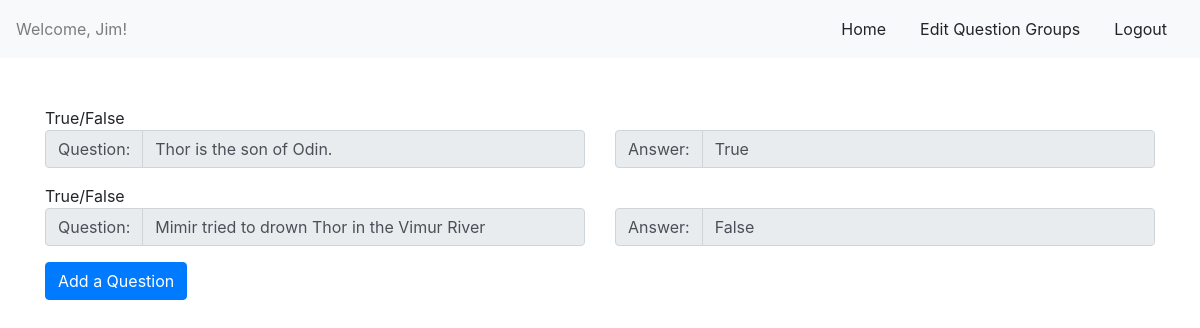
The page /question/question_group/2/ (signed in) on the database as committed earlier.
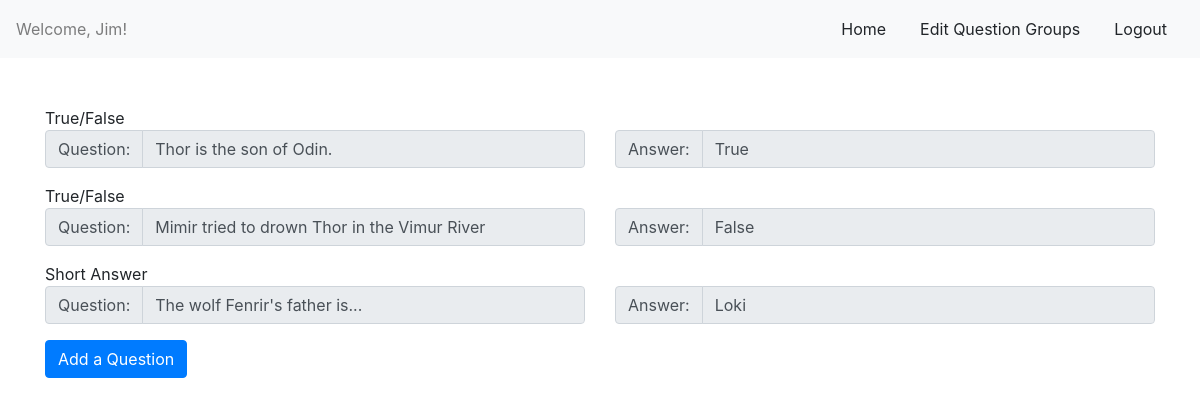
The same page on the database as committed later.
### questionCreator/models.py (models this page shows)
class Question(models.Model):
    question = models.TextField(max_length=255)
    answer = models.TextField(max_length=255)
    question_type = models.ForeignKey(QuestionType, related_name='questions', on_delete=models.CASCADE)
    question_group = models.ForeignKey(QuestionGroup, related_name='questions', on_delete=models.CASCADE)
    created_at = models.DateTimeField(auto_now_add=True)
    updated_at = models.DateTimeField(auto_now=True)

class QuestionType(models.Model):
    type_name = models.CharField(max_length=255)
    created_at = models.DateTimeField(auto_now_add=True)
    updated_at = models.DateTimeField(auto_now=True)

### questionCreator/views.py (the view)
# urls.py: path('question_group/<int:qgid>/', views.qg_view, name='qg_view'),
def qg_view(request, qgid):
    context = {
        'title': 'Question Group',
        'first_name': User.objects.get(id=request.session['login_id']).first_name,
        'questions': Question.objects.filter(question_group=QuestionGroup.objects.get(id=qgid)),
        'question_group': qgid,
    }
    return render(request, 'view_question_group.html', context)

### logreg/templates/view_question_group.html (shortened to what this page needs)
<!DOCTYPE html>
 <html class="no-js">
    <head>
        <link rel="stylesheet" href="https://stackpath.bootstrapcdn.com/bootstrap/4.5.2/css/bootstrap.min.css">
    </head>
    <body>
        <nav class="navbar navbar-light bg-light">
            <span class="navbar-text">
                Welcome, {{first_name}}!
            </span>
            <ul class="nav nav-pills">
                <li class="nav-item">
                    <a class="btn nav-link" href="/">Home</a>
                </li>
                <li class="nav-item">
                    <a class="btn nav-link" href="/question/">Edit Question Groups</a>
                </li>
                <li class="nav-item">
                    <a class="btn nav-link" href="/logout">Logout</a>
                </li>
            </ul>
        </nav>
        <div class="container">
            <form action="create" method="POST" class="mt-5">
                {% for question in questions %}
                {{question.question_type.type_name}}
                <div class="row">
                    <div class="col">
                        <div class="input-group mb-3">
                            <div class="input-group-prepend">
                                <span class="input-group-text" id="question-addon{{question.id}}">Question:</span>
                            </div>
                            <input type="text" class="form-control" id="question{{question.id}}" aria-label="question{{question.id}}" aria-describedby="question-addon{{question.id}}" value="{{question.question}}" disabled>
                        </div>
                    </div>
                    <div class="col">
                        <div class="input-group mb-3">
                            <div class="input-group-prepend">
                                <span class="input-group-text" id="answer-addon{{question.id}}">Answer:</span>
                            </div>
                            <input type="text" class="form-control" id="answer{{question.id}}" aria-label="answer{{question.id}}" aria-describedby="answer-addon{{question.id}}" value="{{question.answer}}" disabled>
                        </div>
                    </div>
                </div>
                {% endfor %}
            </form>
            <a class="btn btn-primary" href='question/'>Add a Question</a>
        </div>
    </body>
</html>

Rows that differ between the two databases and show on the page:
added Question: question_type.type_name "Short Answer", question "The wolf Fenrir's father is...", answer "Loki"
